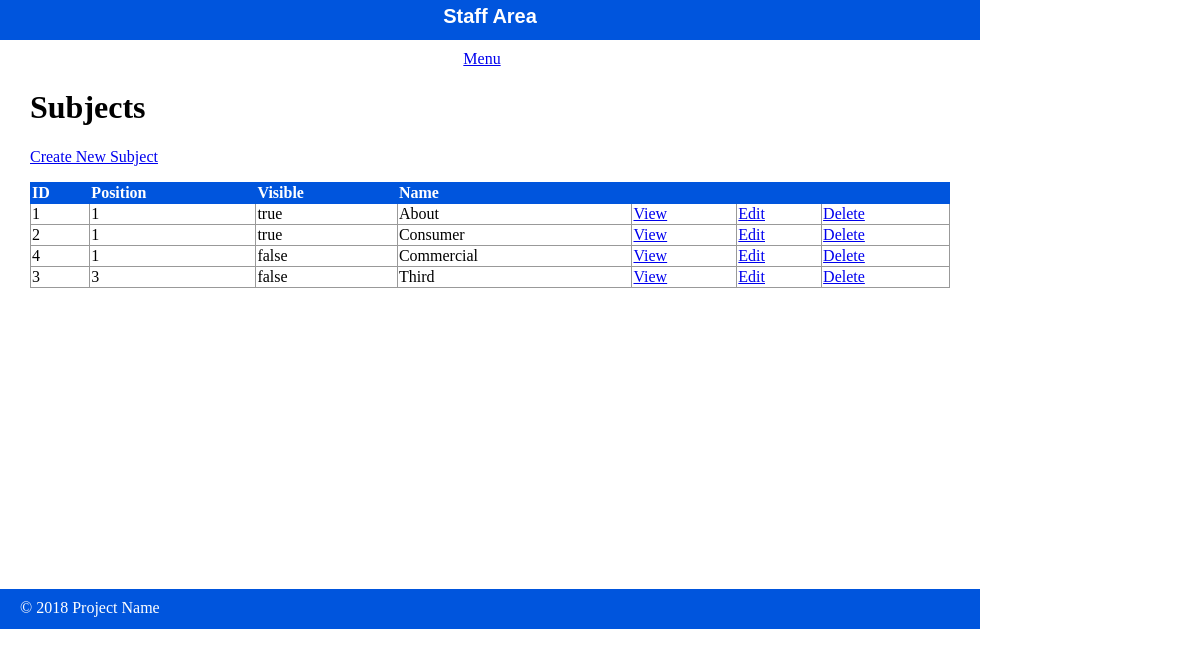
Page /public/staff/subjects/index.php on the committed database.
### tables this page shows
CREATE TABLE `subjects` (
  `id` int(11) NOT NULL,
  `menu_name` varchar(255) DEFAULT NULL,
  `position` int(3) DEFAULT NULL,
  `visible` tinyint(1) DEFAULT NULL
);

### private/functions.php (called while the page is built, shortened)
<?php
function url_for($script_path) {
  return WWW_ROOT . $script_path;
}
function u($string="") {
  return urlencode($string);
}
function h($string="") {
  return htmlspecialchars($string);
}
?>

### private/query_functions.php (called while the page is built, shortened)
<?php
  function find_all_subjects() {
    global $db;
    $sql = "SELECT * FROM subjects ";
    $sql .= "ORDER BY position ASC";
    $result = mysqli_query($db, $sql);
    return $result;
  }
?>

### public/staff/subjects/index.php (the view, shortened to what this page needs)
<?php
  $subject_set = find_all_subjects();
?>
<?php include(SHARED_PATH . '/staff_header.php'); ?>
<div id="content">
  <div class="subjects listing">
    <h1>Subjects</h1>
    <div class="actions">
      <a class="action" href="<?php echo url_for('/staff/subjects/new.php'); ?>">Create New Subject</a>
    </div>
  	<table class="list">
  	  <tr>
        <th>ID</th>
        <th>Position</th>
        <th>Visible</th>
  	    <th>Name</th>
  	    <th>&nbsp;</th>
  	    <th>&nbsp;</th>
        <th>&nbsp;</th>
  	  </tr>
      <?php while($subject = mysqli_fetch_assoc($subject_set)) { ?>
        <tr>
          <td><?php echo h($subject['id']); ?></td>
          <td><?php echo h($subject['position']); ?></td>
          <td><?php echo $subject['visible'] == 1 ? 'true' : 'false'; ?></td>
    	    <td><?php echo h($subject['menu_name']); ?></td>
          <td><a class="action" href="<?php echo url_for('/staff/subjects/show.php?id=' . h(u($subject['id']))); ?>">View</a></td>
          <td><a class="action" href="<?php echo url_for('/staff/subjects/edit.php?id=' . h(u($subject['id']))); ?>">Edit</a></td>
          <td><a class="action" href="<?php echo url_for('/staff/subjects/delete.php?id=' . h(u($subject['id']))); ?>">Delete</a></td>
    	  </tr>
      <?php } ?>
  	</table>
  </div>
</div>
<?php include(SHARED_PATH . '/staff_footer.php'); ?>

### public/stylesheets/staff.css (style rules this page uses)
html { height: 100%; width: 100%; }
body { height: 980px; width: 100%; margin: 0; padding: 0; }
#content { width: 920px; min-height: 500px; padding: 0 30px; }
.actions { margin-bottom: 1em; }
table { border-collapse: collapse; vertical-align: top; }
table.list { width: 100%; }
table.list tr td { border: 1px solid #999999; }
table.list tr th { border: 1px solid #0055DD; background: #0055DD; color: white; text-align: left; }

### rows in the picture
subjects: id "1", position "1", visible "true", menu_name "About"
subjects: id "2", position "1", visible "true", menu_name "Consumer"
subjects: id "4", position "1", visible "false", menu_name "Commercial"
subjects: id "3", position "3", visible "false", menu_name "Third"
